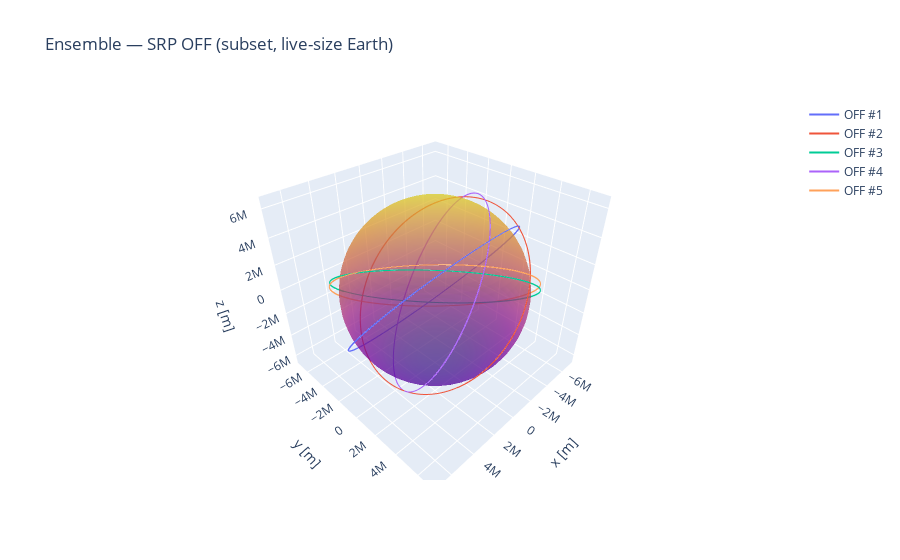
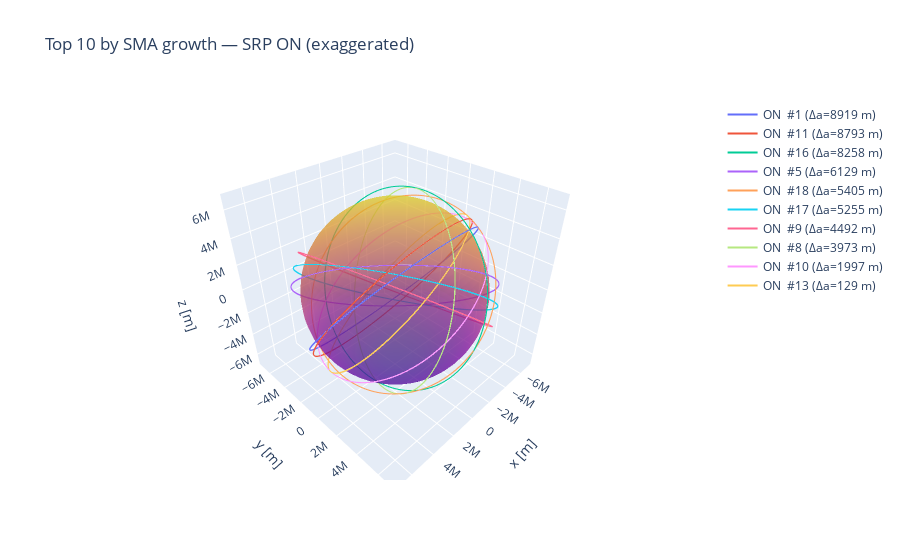

The code cell stored with these charts, in order, in its notebook:
### Markdown cell above
## 10. Ensemble with ranking (top 10 SMA growth)
We create **N random inclined circular** orbits, run **J2 only** vs **J2+SRP (exaggerated)**, then **rank** the SRP-ON cases by **SMA growth**:
$$
  \Delta a = a_{\text{final}} - a_{\text{initial}}.
$$

### Code cell
def run_ensemble(N: int = 10, duration_hr: float = 3.0, dt: float = 10.0,
                 altitude_km: float = 600.0, inc_range=(30.0, 75.0),
                 A_over_m: float = 10.0, Cr: float = 2.0,
                 j2_multiplier: float = 1.0):
    """
    Simulate an ensemble with SRP OFF (J2 only) and SRP ON (J2+SRP).
    Returns:
      results_off: list of dicts with keys {'Y', 'a0', 'aF', 'dA', 'label'}
      results_on:  list of dicts with the same keys
    """
    radius = R_EARTH + altitude_km*1e3
    tspan = (0.0, duration_hr*3600.0)
    step = rk4_step
    J2 = J2_EARTH * j2_multiplier
    sun_dir = np.array([1.0, 0.2, 0.1]); sun_dir = sun_dir/np.linalg.norm(sun_dir)

    results_off = []
    results_on = []
    for i in range(N):
        y0 = random_inclined_circular(MU_EARTH, radius, inc_range=inc_range)
        a0 = semimajor_axis_from_state(y0, MU_EARTH)

        # OFF
        params_off = {"mu": MU_EARTH, "R": R_EARTH, "J2": J2}
        T0, Y0 = propagate(j2_dynamics, y0, tspan, dt, params_off, step)
        aF0 = semimajor_axis_from_state(Y0[-1], MU_EARTH)
        results_off.append({"Y": Y0, "a0": a0, "aF": aF0, "dA": aF0-a0, "label": f"OFF #{i+1}"})

        # ON (exaggerated sail)
        params_on = {"mu": MU_EARTH, "R": R_EARTH, "J2": J2,
                     "sun_vec": AU*sun_dir, "Cr": Cr, "A_over_m": A_over_m}
        T1, Y1 = propagate(j2_srp_dynamics, y0, tspan, dt, params_on, step)
        aF1 = semimajor_axis_from_state(Y1[-1], MU_EARTH)
        results_on.append({"Y": Y1, "a0": a0, "aF": aF1, "dA": aF1-a0, "label": f"ON  #{i+1}"})

    # Rank top 10 by Δa for SRP ON
    results_on_sorted = sorted(results_on, key=lambda d: d["dA"], reverse=True)[:10]
    return results_off, results_on_sorted

# Demo run + plots (subset for clarity)
res_off, res_on_top = run_ensemble(N=20, duration_hr=3.0, dt=10.0, altitude_km=600.0)
plot_3d_trajectory_list([d["Y"] for d in res_off[:5]], [d["label"] for d in res_off[:5]],
                        title="Ensemble — SRP OFF (subset, live-size Earth)")
plot_3d_trajectory_list([d["Y"] for d in res_on_top], [d["label"] + f" (Δa={d['dA']:.0f} m)" for d in res_on_top],
                        title="Top 10 by SMA growth — SRP ON (exaggerated)")

### Figure 1 — Plotly figure (JSON) as saved in the notebook; plotly's stock layout.template omitted (floating-point values rounded to 4 significant figures; data arrays with more than 128 entries replaced by an {"elided": "..."} marker saying what was removed)
{"data": [{"mode": "lines", "name": "OFF #1", "type": "scatter3d", "x": {"elided": "1081 float values"}, "y": {"elided": "1081 float values"}, "z": {"elided": "1081 float values"}}, {"mode": "lines", "name": "OFF #2", "type": "scatter3d", "x": {"elided": "1081 float values"}, "y": {"elided": "1081 float values"}, "z": {"elided": "1081 float values"}}, {"mode": "lines", "name": "OFF #3", "type": "scatter3d", "x": {"elided": "1081 float values"}, "y": {"elided": "1081 float values"}, "z": {"elided": "1081 float values"}}, {"mode": "lines", "name": "OFF #4", "type": "scatter3d", "x": {"elided": "1081 float values"}, "y": {"elided": "1081 float values"}, "z": {"elided": "1081 float values"}}, {"mode": "lines", "name": "OFF #5", "type": "scatter3d", "x": {"elided": "1081 float values"}, "y": {"elided": "1081 float values"}, "z": {"elided": "1081 float values"}}, {"name": "Earth", "opacity": 0.5, "showscale": false, "type": "surface", "x": {"elided": "45x45 float values"}, "y": {"elided": "45x45 float values"}, "z": {"elided": "45x45 float values"}}], "layout": {"scene": {"aspectmode": "data", "xaxis": {"title": {"text": "x [m]"}}, "yaxis": {"title": {"text": "y [m]"}}, "zaxis": {"title": {"text": "z [m]"}}}, "showlegend": true, "title": {"text": "Ensemble — SRP OFF (subset, live-size Earth)"}}}

### Figure 2 — Plotly figure (JSON) as saved in the notebook; plotly's stock layout.template omitted (floating-point values rounded to 4 significant figures; data arrays with more than 128 entries replaced by an {"elided": "..."} marker saying what was removed)
{"data": [{"mode": "lines", "name": "ON  #1 (Δa=8919 m)", "type": "scatter3d", "x": {"elided": "1081 float values"}, "y": {"elided": "1081 float values"}, "z": {"elided": "1081 float values"}}, {"mode": "lines", "name": "ON  #11 (Δa=8793 m)", "type": "scatter3d", "x": {"elided": "1081 float values"}, "y": {"elided": "1081 float values"}, "z": {"elided": "1081 float values"}}, {"mode": "lines", "name": "ON  #16 (Δa=8258 m)", "type": "scatter3d", "x": {"elided": "1081 float values"}, "y": {"elided": "1081 float values"}, "z": {"elided": "1081 float values"}}, {"mode": "lines", "name": "ON  #5 (Δa=6129 m)", "type": "scatter3d", "x": {"elided": "1081 float values"}, "y": {"elided": "1081 float values"}, "z": {"elided": "1081 float values"}}, {"mode": "lines", "name": "ON  #18 (Δa=5405 m)", "type": "scatter3d", "x": {"elided": "1081 float values"}, "y": {"elided": "1081 float values"}, "z": {"elided": "1081 float values"}}, {"mode": "lines", "name": "ON  #17 (Δa=5255 m)", "type": "scatter3d", "x": {"elided": "1081 float values"}, "y": {"elided": "1081 float values"}, "z": {"elided": "1081 float values"}}, {"mode": "lines", "name": "ON  #9 (Δa=4492 m)", "type": "scatter3d", "x": {"elided": "1081 float values"}, "y": {"elided": "1081 float values"}, "z": {"elided": "1081 float values"}}, {"mode": "lines", "name": "ON  #8 (Δa=3973 m)", "type": "scatter3d", "x": {"elided": "1081 float values"}, "y": {"elided": "1081 float values"}, "z": {"elided": "1081 float values"}}, {"mode": "lines", "name": "ON  #10 (Δa=1997 m)", "type": "scatter3d", "x": {"elided": "1081 float values"}, "y": {"elided": "1081 float values"}, "z": {"elided": "1081 float values"}}, {"mode": "lines", "name": "ON  #13 (Δa=129 m)", "type": "scatter3d", "x": {"elided": "1081 float values"}, "y": {"elided": "1081 float values"}, "z": {"elided": "1081 float values"}}, {"name": "Earth", "opacity": 0.5, "showscale": false, "type": "surface", "x": {"elided": "45x45 float values"}, "y": {"elided": "45x45 float values"}, "z": {"elided": "45x45 float values"}}], "layout": {"scene": {"aspectmode": "data", "xaxis": {"title": {"text": "x [m]"}}, "yaxis": {"title": {"text": "y [m]"}}, "zaxis": {"title": {"text": "z [m]"}}}, "showlegend": true, "title": {"text": "Top 10 by SMA growth — SRP ON (exaggerated)"}}}
